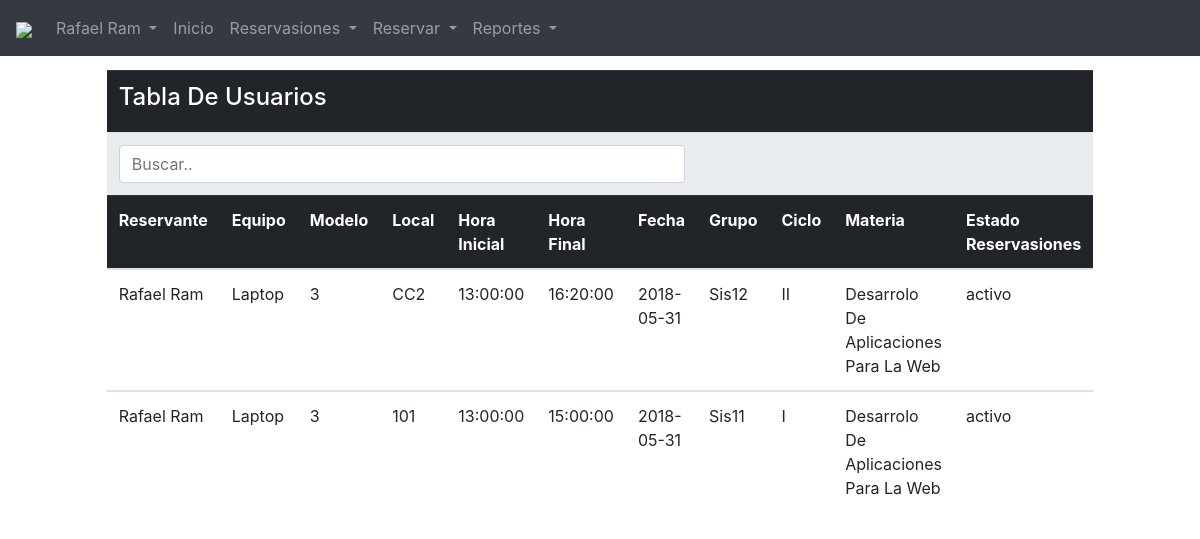
/pagUs/todoslosprestamos.php (signed in), run on the app's committed database.
### tables this page shows
CREATE TABLE `usuario` (
  `iduser` varchar(200) NOT NULL,
  `nombre` varchar(100) NOT NULL,
  `apellido` varchar(100) NOT NULL,
  `pass` varchar(100) NOT NULL,
  `dep` int(11) NOT NULL,
  `tipo` int(11) NOT NULL,
  PRIMARY KEY (`iduser`),
  KEY `FK_usuariodep` (`dep`),
  KEY `FK_usuariotip` (`tipo`),
  CONSTRAINT `FK_usuariodep` FOREIGN KEY (`dep`) REFERENCES `departamento` (`iddep`),
  CONSTRAINT `FK_usuariotip` FOREIGN KEY (`tipo`) REFERENCES `tipous` (`idtipo`)
);

CREATE TABLE `detalle` (
  `iddetalle` int(15) NOT NULL AUTO_INCREMENT,
  `reservate` varchar(200) DEFAULT NULL,
  `equipores` int(11) DEFAULT NULL,
  `localres` int(11) DEFAULT NULL,
  `horai` time DEFAULT NULL,
  `horaf` time DEFAULT NULL,
  `fecha` date DEFAULT NULL,
  `grupores` int(11) DEFAULT NULL,
  `ciclo` varchar(5) DEFAULT NULL,
  `materiares` int(11) DEFAULT NULL,
  `estadores` varchar(100) DEFAULT NULL,
  PRIMARY KEY (`iddetalle`),
  KEY `FK_detalle` (`localres`),
  KEY `FK_detalleeq` (`equipores`),
  KEY `FK_detalleus` (`reservate`),
  KEY `FK_detallemateria` (`materiares`),
  KEY `FK_detallegrupo` (`grupores`),
  CONSTRAINT `FK_detalle` FOREIGN KEY (`localres`) REFERENCES `local` (`idlocal`),
  CONSTRAINT `FK_detalleeq` FOREIGN KEY (`equipores`) REFERENCES `equipoav` (`idequipo`),
  CONSTRAINT `FK_detallegrupo` FOREIGN KEY (`grupores`) REFERENCES `grupo` (`idgrupo`),
  CONSTRAINT `FK_detallemateria` FOREIGN KEY (`materiares`) REFERENCES `materia` (`idmat`),
  CONSTRAINT `FK_detalleus` FOREIGN KEY (`reservate`) REFERENCES `usuario` (`iduser`)
);

CREATE TABLE `equipoav` (
  `idequipo` int(11) NOT NULL AUTO_INCREMENT,
  `equipo` varchar(200) NOT NULL,
  `marcaeq` int(11) NOT NULL,
  `numerodeserie` varchar(100) NOT NULL,
  `fechaingreso` date NOT NULL,
  `estado` varchar(100) NOT NULL,
  `caracteristicas` varchar(500) NOT NULL,
  `departamentos` int(11) NOT NULL,
  PRIMARY KEY (`idequipo`),
  KEY `FK_equipoavde` (`departamentos`),
  KEY `FK_equipoavmarca` (`marcaeq`),
  CONSTRAINT `FK_equipoavde` FOREIGN KEY (`departamentos`) REFERENCES `departamento` (`iddep`),
  CONSTRAINT `FK_equipoavmarca` FOREIGN KEY (`marcaeq`) REFERENCES `marca` (`idmarca`)
);

CREATE TABLE `local` (
  `idlocal` int(11) NOT NULL AUTO_INCREMENT,
  `local` varchar(200) NOT NULL,
  PRIMARY KEY (`idlocal`)
);

CREATE TABLE `grupo` (
  `idgrupo` int(11) NOT NULL AUTO_INCREMENT,
  `grupo` varchar(100) NOT NULL,
  `seccion` varchar(100) NOT NULL,
  PRIMARY KEY (`idgrupo`)
);

CREATE TABLE `materia` (
  `idmat` int(11) NOT NULL AUTO_INCREMENT,
  `materia` varchar(100) DEFAULT NULL,
  PRIMARY KEY (`idmat`)
);

### pagUs/todoslosprestamos.php (the view, shortened to what this page needs)
<?php
 require_once('nav.php');
 $id = $_SESSION['id_us'];
 ?>
 <div class="table-responsive table-hover">
    <table class="table"><form method="post">
		<tr class="thead-dark">
			<th colspan="40"><h4>Tabla De Usuarios</h4></th>
    </tr>
    <tr class="thead-light">
<th colspan="7"><input class="form-control" id="myInput" type="text" placeholder="Buscar.."></th>
<th colspan="4"></th>
  </tr>
		<tr class="thead-dark">
			<th>Reservante</th>
			<th>Equipo</th>
			<th>Modelo</th>
			<th>Local</th>
			<th>Hora Inicial</th>
			<th>Hora Final</th>
			<th>Fecha</th>
			<th>Grupo</th>
			<th>Ciclo</th>
			<th>Materia</th>
			<th>Estado <br>Reservasiones</th>
		</tr>
     <?php
     $sql="SELECT
    iddetalle,
	reservate,
    nombre,
    apellido,
    equipo,
    marcaeq,
	local,
    horai,
    horaf,
    fecha,
    grupo,
    ciclo,
    materia,
    estadores
FROM
    detalle
INNER JOIN equipoav ON equipoav.idequipo = detalle.equipores
INNER JOIN usuario ON usuario.iduser = detalle.reservate
INNER JOIN grupo on grupo.idgrupo = detalle.grupores
INNER JOIN local ON local.idlocal = detalle.localres
INNER JOIN materia ON materia.idmat = detalle.materiares
where reservate = '$id'";
     $results=$conn->query($sql);
     while($fila=$results->fetch_assoc()){
          echo "<tbody id='myTable'>";
           echo "<tr>";
           echo "<td>$fila[nombre] $fila[apellido] </td>";
           echo "<td>$fila[equipo] </td>";
           echo "<td>$fila[marcaeq]</td>";
           echo "<td>$fila[local] </td>";
           echo "<td>$fila[horai] </td>";
           echo "<td>$fila[horaf] </td>";
           echo "<td>$fila[fecha] </td>";
           echo "<td>$fila[grupo] </td>";
           echo "<td>$fila[ciclo] </td>";
           echo "<td>$fila[materia] </td>";
           echo "<td>$fila[estadores] </td>";
         }
         ?>
     </tr>
     </tr>
     </table>

### pagUs/nav.php (shortened to what this page needs)
<?php
if (!isset($_SESSION["id_us"])) {
}else{
$id = $_SESSION['id_us'];
}
 ?>
<!DOCTYPE HTML>
<html language="es">
<head>
<link rel="stylesheet" href="../css/bootstrap.min.css" type="text/css" />
<link rel="stylesheet" href="../css/bootstrap-grid.min.css" type="text/css" />
</head>
<nav class="navbar navbar-expand-md bg-dark navbar-dark fixed-top">
 <a class="navbar-brand" href="#"><img src="../img/logo-new-white.png" style="width: 180px;" /></a>
   <div class="collapse navbar-collapse" id="collapsibleNavbar">
 <ul class="navbar-nav">
           <li class="nav-item dropdown">
               <a class="nav-link dropdown-toggle" href="#" id="navbardrop" data-toggle="dropdown">
                 <?php
                 $sql="SELECT *
                       FROM usuario
                       where iduser = '$id'";
                 $results=$conn->query($sql);
                 $fila=$results->fetch_assoc();
                 echo "$fila[nombre] $fila[apellido]";
                  ?>
               </a>
             </li>
   <li class="nav-item">
     <a class="nav-link" href="indexu.php">Inicio</a>
   </li>
       <li class="nav-item dropdown">
           <a class="nav-link dropdown-toggle" href="#" id="navbardrop" data-toggle="dropdown">
			Reservasiones
           </a>
         </li>
         <li class="nav-item dropdown">
             <a class="nav-link dropdown-toggle" href="#" id="navbardrop" data-toggle="dropdown">
              Reservar
             </a>
           </li>
           <li class="nav-item dropdown">
               <a class="nav-link dropdown-toggle" href="#" id="navbardrop" data-toggle="dropdown">
                Reportes
               </a>
             </li>
   </ul>
 </div>
 </nav>
  <div class="container-fluid" style="margin-top:70px">

### data on the page
usuario: nombre "Rafael", apellido "Ram"
detalle: reservate.nombre "Rafael", reservate.apellido "Ram", equipores.equipo "Laptop", equipores.marcaeq "3", localres.local "CC2", horai "13:00:00", horaf "16:20:00", fecha "2018-05-31", grupores.grupo "Sis12", ciclo "II", materiares.materia "Desarrolo De Aplicaciones Para La Web", estadores "activo"
detalle: reservate.nombre "Rafael", reservate.apellido "Ram", equipores.equipo "Laptop", equipores.marcaeq "3", localres.local "101", horai "13:00:00", horaf "15:00:00", fecha "2018-05-31", grupores.grupo "Sis11", ciclo "I", materiares.materia "Desarrolo De Aplicaciones Para La Web", estadores "activo"
